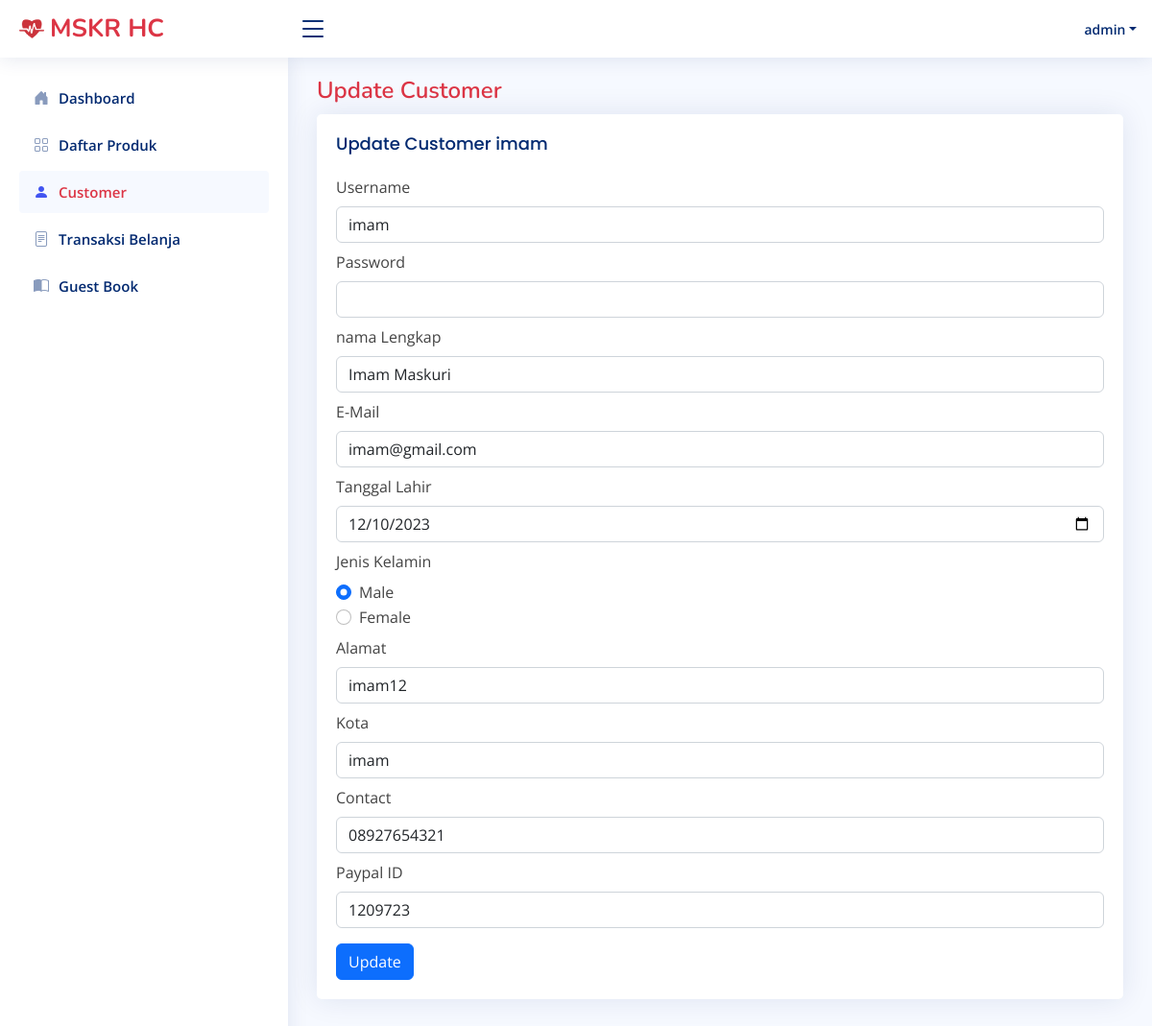
Screenshot of /Admin/editCustomer.php?username=imam (signed in) with the database file from the repository.
### tables this page shows
CREATE TABLE `customer` (
  `username` varchar(255) NOT NULL,
  `password` varchar(255) NOT NULL,
  `namaLengkap` varchar(255) NOT NULL,
  `email` varchar(255) NOT NULL,
  `dob` date NOT NULL,
  `gender` varchar(255) NOT NULL,
  `alamat` varchar(255) NOT NULL,
  `kota` varchar(255) NOT NULL,
  `contact` varchar(15) NOT NULL,
  `paypalID` varchar(20) NOT NULL
);

### connect.php (called while the page is built, shortened)
<?php
$connect = mysqli_connect("localhost", "root", "", "onlineshop");
function query($query){
    global $connect;
    $result = mysqli_query($connect, $query);
    $rows = [];
    while ($row = mysqli_fetch_assoc($result)){
        $rows[] = $row;
    }
    return $rows;
}
?>

### Admin/editCustomer.php (the view, shortened to what this page needs)
<?php
require 'template/headerAdmin.php';
require 'template/sidebarAdmin.php';
$username = $_GET["username"];
$customer = query("SELECT * FROM customer WHERE username = '$username'")[0];
?>
<main id="main" class="main">
    <div class="pagetitle ">
      <h1 class="text-danger">Update Customer</h1>
    </div>
    <section class="section">
        <div class="row">
            <div class="">
                <div class="card">
                    <div class="card-body">
                        <h5 class="card-title">Update Customer <?= $customer["username"]; ?></h5>
                        <form action="" method="post">
                            <div class="col-12 mt-2">
                                <label for="username" class="form-label">Username</label>
                                <input class="form-control" id="username" name="username" required readonly value="<?= $customer["username"]; ?>">
                            </div>
                            <div class="col-12 mt-2">
                                <label for="password" class="form-label">Password</label>
                                <input type="password" class="form-control" id="password" name="password">
                            </div>
                            <div class="col-12 mt-2">
                                <label for="namaLengkap" class="form-label">nama Lengkap</label>
                                <input class="form-control" id="namaLengkap" name="namaLengkap" required value="<?= $customer["namaLengkap"]; ?>">
                            </div>
                            <div class="col-12 mt-2">
                                <label for="email" class="form-label">E-Mail</label>
                                <input type="text" class="form-control" id="email" name="email" required value="<?= $customer["email"]; ?>">
                            </div>
                            <div class="col-12 mt-2">
                                <label for="dob" class="form-label">Tanggal Lahir</label>
                                <input type="date" class="form-control" id="dob" name="dob" required value="<?= $customer["dob"]; ?>">
                            </div>
                            <div class="col-12 mt-2">
                                <label for="gender" class="form-label">Jenis Kelamin</label>
                                <div class="form-check">
                                    <input class="form-check-input" type="radio" id="male" name="gender" value="male" <?php echo ($customer["gender"] == "male") ? 'checked' : ''; ?>>
                                    <label class="form-check-label" for="male">Male</label>
                                </div>
                                <div class="form-check">
                                    <input class="form-check-input" type="radio" id="female" name="gender" value="female" <?php echo ($customer["gender"] == "female") ? 'checked' : ''; ?>>
                                    <label class="form-check-label" for="female">Female</label>
                                </div>
                            </div>
                            <div class="col-12 mt-2">
                                <label for="alamat" class="form-label">Alamat</label>
                                <input type="text" class="form-control" id="alamat" name="alamat" required value="<?= $customer["alamat"]; ?>">
                            </div>
                            <div class="col-12 mt-2">
                                <label for="kota" class="form-label">Kota</label>
                                <input type="text" class="form-control" id="kota" name="kota" required value="<?= $customer["kota"]; ?>">
                            </div>
                            <div class="col-12 mt-2">
                                <label for="contact" class="form-label">Contact</label>
                                <input type="text" class="form-control" id="contact" name="contact" required pattern="[0-9]*" value="<?= $customer["contact"]; ?>">
                            </div>
                            <div class="col-12 mt-2">
                                <label for="paypalID" class="form-label">Paypal ID</label>
                                <input type="text" class="form-control" id="paypalID" name="paypalID" required pattern="[0-9]*" value="<?= $customer["paypalID"]; ?>">
                            </div>
                            <button type="submit" name="submit" class="btn btn-primary mt-3">Update</button>
                        </form>
                    </div>
                </div>
            </div>
        </div>
    </section>
</main>

### assets/css/style.css (style rules this page uses)
:root { scroll-behavior: smooth; }
body { font-family: "Open Sans", sans-serif; background: #f6f9ff; color: #444444; }
h1, h2, h3, h4, h5, h6 { font-family: "Nunito", sans-serif; }
#main { margin-top: 60px; padding: 20px 30px; transition: all 0.3s; }
.pagetitle { margin-bottom: 10px; }
.pagetitle h1 { font-size: 24px; margin-bottom: 0; font-weight: 600; color: #012970; }
.card { margin-bottom: 30px; border: none; border-radius: 5px; box-shadow: 0px 0 30px rgba(1, 41, 112, 0.1); }
.card-title { padding: 20px 0 15px 0; font-size: 18px; font-weight: 500; color: #012970; font-family: "Poppins", sans-serif; }
.card-body { padding: 0 20px 20px 20px; }
@media (min-width: 1200px) { #main, #footer { margin-left: 300px; } }

### rows the page displays
customer: username "imam", namaLengkap "Imam Maskuri", email "imam@gmail.com", dob "12/10/2023", gender "☑ Male", gender "☐ Female", alamat "imam12", kota "imam", contact "08927654321", paypalID "1209723"

### other values shown
$userLogin "admin"
